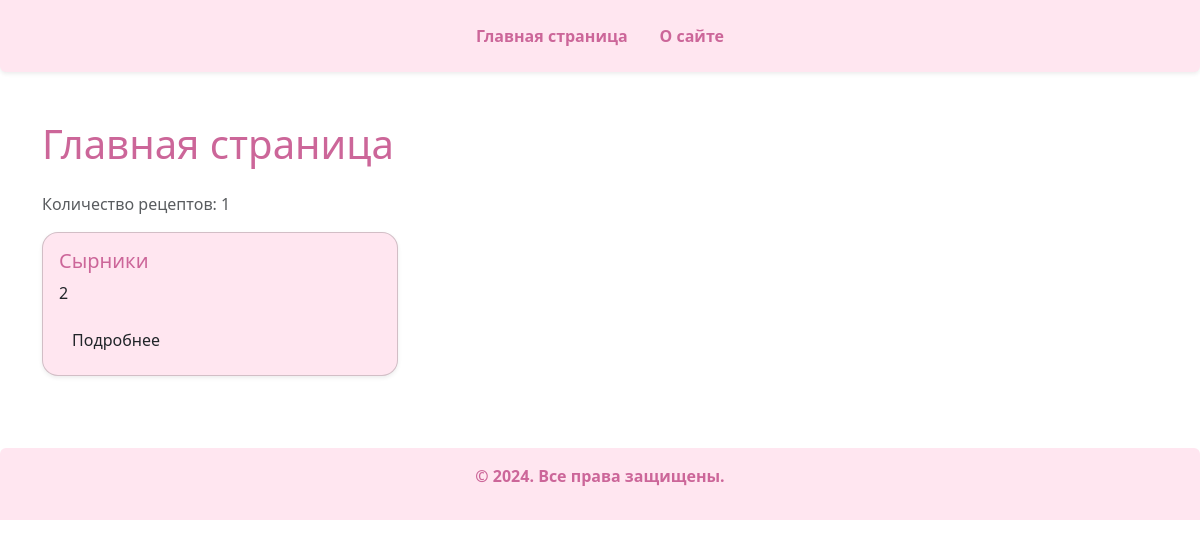
Before: / with the older database file.
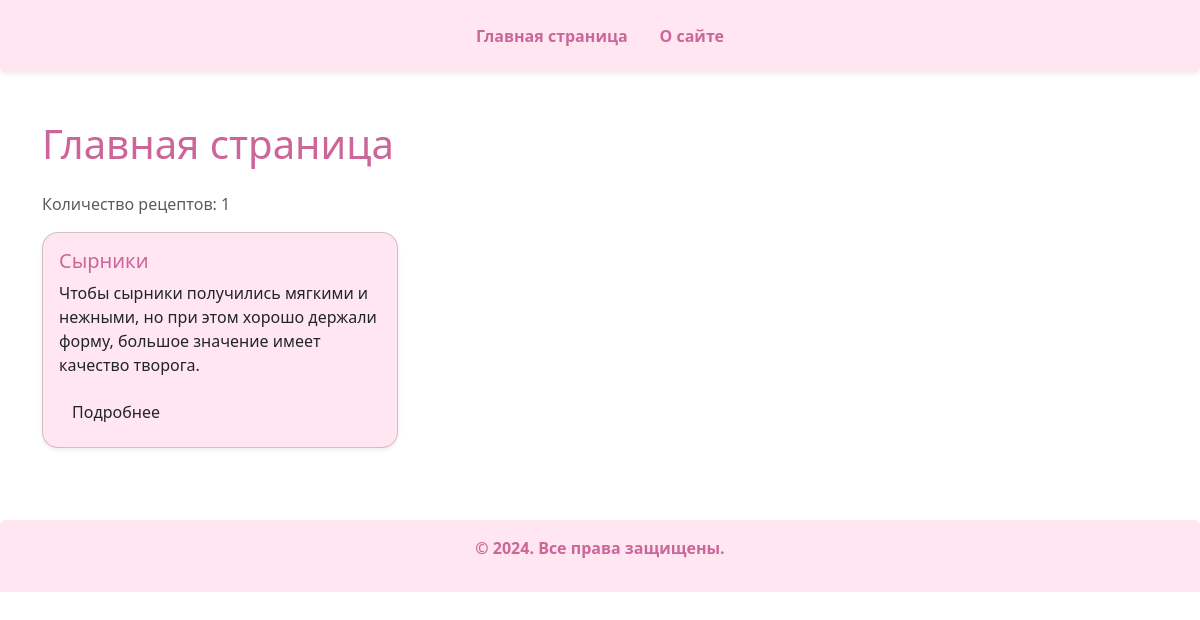
After: the same page with the newer database file.
### recipe_catalog/models.py (models this page shows, shortened)
class Recipe(models.Model):
    name = models.CharField(max_length=300)
    description = models.TextField(default="", help_text="Описание")
    cooking_time = models.IntegerField(default=0)
    ingredients = models.ManyToManyField(Ingredient, through="RecipeIngredient")

### recipe_catalog/views.py (the view)
# urls.py: path('', index, name='index'),
def index(request):
    template_name = 'recipe_catalog/index.html'
    recipes = Recipe.objects.all()
    context = {
        'recipes': recipes
    }
    return render(request, template_name, context)

### templates/recipe_catalog/index.html
{% extends "base.html" %}
{% block content %}
<h1 class="mb-4 text-dark-pink">Главная страница</h1>
{% if recipes %}
<p class="text-muted">Количество рецептов: {{ recipes|length }}</p>
<div class="row">
    {% for recipe in recipes %}
    <div class="col-md-6 col-lg-4 mb-4">
        <div class="card shadow-sm rounded-4 bg-light-pink">
            <div class="card-body">
                <h5 class="card-title text-dark-pink">{{ recipe.name }}</h5>
                <p class="card-text">{{ recipe.description|truncatewords:20 }}</p>
                <a href="{% url 'recipe_detail' recipe.id %}" class="btn btn-outline-dark-pink rounded-4">Подробнее</a>
            </div>
        </div>
    </div>
    {% endfor %}
</div>
{% else %}
<div class="alert alert-warning text-center rounded-4">
    <p class="mb-0">Рецептов пока нет.</p>
</div>
{% endif %}
{% endblock %}

### templates/base.html (shortened to what this page needs)
<!DOCTYPE html>
<html lang="ru">
<head>
    <link href="https://cdn.jsdelivr.net/npm/bootstrap@5.3.3/dist/css/bootstrap.min.css" rel="stylesheet"
>
</head>
<body>
{% include "menu.html" %}
<main class="container my-5">
    {% block content %}
    {% endblock %}
</main>
{% include "footer.html" %}
</body>
</html>

### templates/menu.html
<header class="bg-light-pink shadow-sm rounded-bottom py-3 mb-4">
    <nav class="container d-flex justify-content-center">
        <ul class="nav">
            <li class="nav-item">
                <a class="nav-link text-dark-pink fw-bold" href="/">Главная страница</a>
            </li>
            <li class="nav-item">
                <a class="nav-link text-dark-pink fw-bold" href="/about/">О сайте</a>
            </li>
        </ul>
    </nav>
</header>

### templates/footer.html
<footer class="bg-light-pink text-center text-dark-pink fw-bold py-3 rounded-top mt-4">
    <p>&copy; 2024. Все права защищены.</p>
</footer>

### templates/base.html (style rules this page uses)
.bg-light-pink { background-color: #ffe6f0; }
.text-dark-pink { color: #cc6699; }
.rounded-4 { border-radius: 1.5rem; }
.rounded-bottom { border-bottom-left-radius: 1.5rem; border-bottom-right-radius: 1.5rem; }
.rounded-top { border-top-left-radius: 1.5rem; border-top-right-radius: 1.5rem; }

Changed rows visible on the page:
changed Recipe "Сырники": description "2" → "Чтобы сырники получились мягкими и нежными, но при этом хорошо держали форму, большое значение имеет качество творога."
